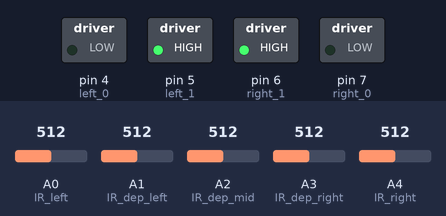
A sketch run on a simulated Arduino Uno, built with avr-gcc and run on an emulated ATmega328P. On the bench: switched loads named in the sketch (green lamp = pin HIGH). Dashed ring = blinking. Inputs (shaded band) come from the test bench; at power-on: A1 (IR_dep_left) = 512, A0 (IR_left) = 512, A4 (IR_right) = 512, A2 (IR_dep_mid) = 512, A3 (IR_dep_right) = 512.

Above: at 1.2 s.
1.3 s: A1 (IR_dep_left) set to 360
2.8 s: A1 (IR_dep_left) set to 332
At 3.02 s:
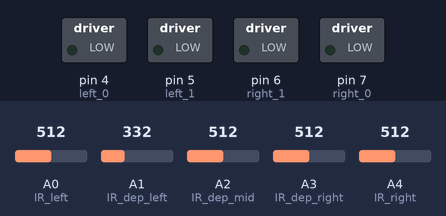
5.8 s: A0 (IR_left) set to 340
At 6.01 s:
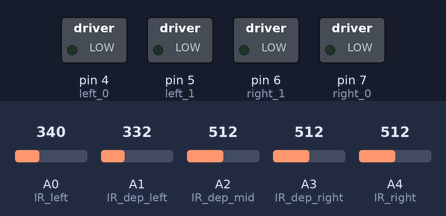
8.8 s: A0 (IR_left) set to 360
At 9.35 s:
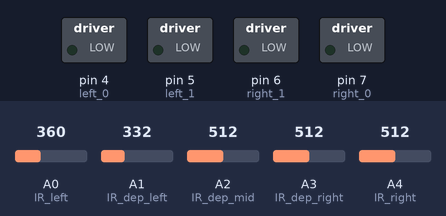
11.8 s: A4 (IR_right) set to 340
14.8 s: A2 (IR_dep_mid) set to 340
At 15.7 s:
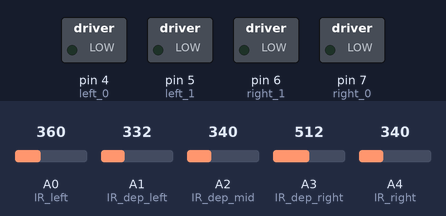
Timing chart, 0 to 18.8 s (numbered marks = the images above; inputs shaded):
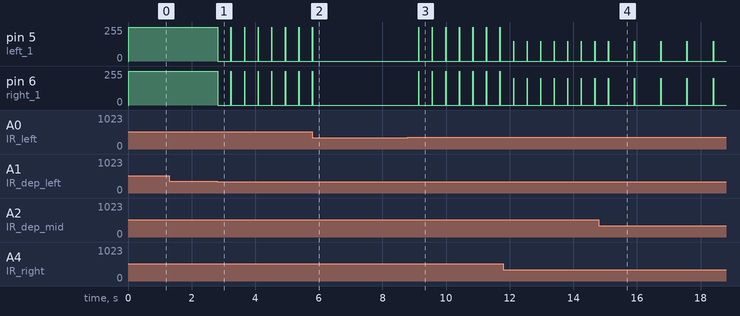

The sketch:

line_follow_test_and_dep_cone_test.ino
```cpp
#include<stdio.h>
#include<SoftwareSerial.h>

void line_follow(void);
int check_path(void);
void deploy_cone(int roadstate);

float track_distance(void);
void turn_back(void);
void dep_right(void);
void dep_left(void);
void dep_mid(void);

// line follow sensor states
int left_sensor_state = 0;
int right_sensor_state = 0;

// dep sensor states
int l_state = 0;
int r_state = 0;
int m_state =0;

int read_num = 0;
int read_byte = 0;
int temp_count = 0;
int state = -100;

float circumference = 40.8571428; //cm
// main movement motors
// 0 refers to GND and 1 refers to Power connected side.

const byte rx = 1;
const byte tx = 0;

SoftwareSerial mySerial = SoftwareSerial(rx, tx);


int road_state = -1;
int vSpeed = 150;        // MAX 255 //was 110 earlier, trying to reduce the amount of shaking. 160 worked well
int turn_speed = 200;    // MAX 255
int turn_delay = 10;
float prev_crack = 0;
float prev_hole = 0;
float distance = 0;


int left_0 = 4;
int left_1 = 5; //enable
int right_0 = 7;
int right_1 = 6; //enable


// deployment motors

int dep_left_0 = 2;
int dep_left_1 = 3 ;
int dep_right_0 = 10;
int dep_right_1 = 11;
int dep_mid_0 = 8;
int dep_mid_1 = 9;

// IR sensors;

const int IR_left = A0;
const int IR_right = A4;
const int IR_dep_left = A1;
const int IR_dep_right = A3;
const int IR_dep_mid = A2;


// shaft encoders
const int enc_left = 12;
const int enc_right = 13;

// other constants - input from sensors

int IR_left_in = 0;
int IR_right_in = 0;
int IR_dep_left_in = 0;
int IR_dep_right_in = 0;
int IR_dep_mid_in = 0;

// linked list struct for storing the distances - ignore for the time being

//Node *crack_dist, *hole_dist;

//crack_dist = (Node *)malloc(sizeof(Node));

//hole_dist =  (Node *)malloc(sizeof(Node));

void setup()
{
  pinMode(left_0,OUTPUT);
  pinMode(left_1,OUTPUT);
  pinMode(right_0,OUTPUT);
  pinMode(right_1,OUTPUT);

  pinMode(IR_left,INPUT);
  pinMode(IR_right,INPUT);

  if (mySerial.available() > 0) {  // this reads every time u get a value from the PIC
  // read the incoming byte:
    read_byte = mySerial.read();
    read_num = read_byte - 48;
  //// say what you got to test:
    mySerial.print("received:");
    mySerial.println(read_byte, DEC);
    //Serial.write(45);
}
  if(read_num == 0){ // when the * button is pressed to start
    mySerial.begin(9600); // this is now Serial. replace.
  }
}


void loop()
{
  if (mySerial.available() > 0) {  // this reads every time you get a value from the PIC
    // read the incoming byte:
    read_byte = mySerial.read();
    read_num = read_byte - 48;
    //// say what you got to test:
    mySerial.print("received:");
    mySerial.println(read_byte, DEC);
    //Serial.write(45);
  }
  //n++;

  // = track_distance();
  state = check_path();
  if(state != 0){
    deploy_cone(state);
  }
  line_follow();

}


void line_follow(void){

  left_sensor_state = analogRead(IR_left);
  right_sensor_state = analogRead(IR_right);

  if(right_sensor_state > 350 && left_sensor_state < 350)
  {
    mySerial.println("turning right");

    digitalWrite (left_0,LOW);
    digitalWrite (right_0,LOW);

    analogWrite (left_1, turn_speed);
    analogWrite (right_1, vSpeed);

    }

  if(right_sensor_state < 350 && left_sensor_state > 350)
  {
    mySerial.println("turning left");

    digitalWrite (left_0,LOW);
    digitalWrite (right_0,LOW);

    analogWrite (left_1, vSpeed);
    analogWrite (right_1, turn_speed);

    delay(turn_delay);
    }

  if(right_sensor_state > 350 && left_sensor_state > 350)
  {
    mySerial.println("going forward");

    digitalWrite (left_0,LOW);
    digitalWrite (right_0,LOW);

    analogWrite (left_1, 255);
    analogWrite (right_1, 255);

    delay(turn_delay);

    }
}

int check_path(void){

  int rval = 0;

  // left = 1
  // left + mid = 2
  // mid = 3 (hole)
  // mid + right = 4
  // right = 5

  // none/none of the above = 0

   l_state = analogRead(IR_dep_left);
   r_state = analogRead(IR_dep_right);
   m_state = analogRead(IR_dep_mid);

   if (l_state > 350 && m_state > 350 && r_state > 350) { // nothing detected
    rval = 0;
   }
   else if (l_state < 350 && m_state < 350){ //left and mid
    rval = 2;
   }
   else if(m_state < 350 && r_state < 350){ //middle + right
    rval = 4;
   }
   else if(l_state < 350){ // left only
    rval = 1;
   }
   else if (r_state < 350){ //right only
    rval = 5;
   }
   else if (m_state < 350) { //hole
    rval = 3;
   }
   else{ //start or end line
    rval = 0;
   }
  return rval;
}


void deploy_cone(int roadstate){

  // left = 1
  // left + mid = 2
  // mid = 3 (hole)
  // mid + right = 4
  // right = 5

  // none/none of the above = 0

  //stop the bot

  // deploy based on the motor activated
  switch(roadstate){
    case 1:
      dep_left();
      return;
    case 2:
      dep_left();
      dep_mid();
      return;
    case 3:
      dep_mid();
      return;
    case 4:
      dep_mid();
      dep_right();
      return;
    case 5:
      dep_right();
      return;
    case 0:
      return;
    default:
      return;
  }
}

float track_distance(void){
}

float check_record(int current_dist){


  }
void turn_back(void){
}


void dep_right(void){
    digitalWrite (left_0,LOW);
    digitalWrite (right_0,LOW);
    digitalWrite (left_1,LOW);
    digitalWrite (right_1,LOW);

    delay(100);

    digitalWrite(dep_right_0, LOW);
    digitalWrite(dep_right_1, HIGH);

    delay(100);

    digitalWrite(dep_right_0, HIGH);
    digitalWrite(dep_right_1, LOW);

    delay(100);

    digitalWrite(dep_right_0, LOW);
    digitalWrite(dep_right_1, LOW);

    delay(100);

}

void dep_mid(void){
    digitalWrite (left_0,LOW);
    digitalWrite (right_0,LOW);
    digitalWrite (left_1,LOW);
    digitalWrite (right_1,LOW);

    delay(100);

    digitalWrite(dep_mid_0, LOW);
    digitalWrite(dep_mid_1, HIGH);

    delay(100);

    digitalWrite(dep_mid_0, HIGH);
    digitalWrite(dep_mid_1, LOW);

    delay(100);

    digitalWrite(dep_mid_0, LOW);
    digitalWrite(dep_mid_1, LOW);

    delay(100);
}

void dep_left(void){
    digitalWrite (left_0,LOW);
    digitalWrite (right_0,LOW);
    digitalWrite (left_1,LOW);
    digitalWrite (right_1,LOW);

    delay(100);
    digitalWrite(dep_left_0, LOW);
    digitalWrite(dep_left_1, HIGH);

    delay(100);

    digitalWrite(dep_left_0, HIGH);
    digitalWrite(dep_left_1, LOW);

    delay(100);

    digitalWrite(dep_left_0, LOW);
    digitalWrite(dep_left_1, LOW);

    delay(100);
}
```

Measured:
- the behaviour switches between 350 and 349 on A1 (IR_dep_left) (found by bisection; images 0 and 1)
- after the input at 1.3 s, every drawn part: stays the same
- after the input at 2.8 s, pin 5 (left_1), pin 6 (right_1): alternates 255/255 for 0.01 s and 0/255 for 0.42 s, starting at once
- after the input at 5.8 s, pin 5 (left_1), pin 6 (right_1): goes on until 5.8 s, then stays 0/255
- after the input at 8.8 s, pin 5 (left_1), pin 6 (right_1): alternates 255/255 for 0.01 s and 0/255 for 0.42 s, starting after 0.34 s
- after the input at 14.8 s, pin 5 (left_1): alternates 150/255 for 0.01 s and 0/255 for 0.82 s, starting after 1.1 s; pin 6 (right_1): alternates 200/255 for 0.01 s and 0/255 for 0.82 s, starting after 1.1 s
